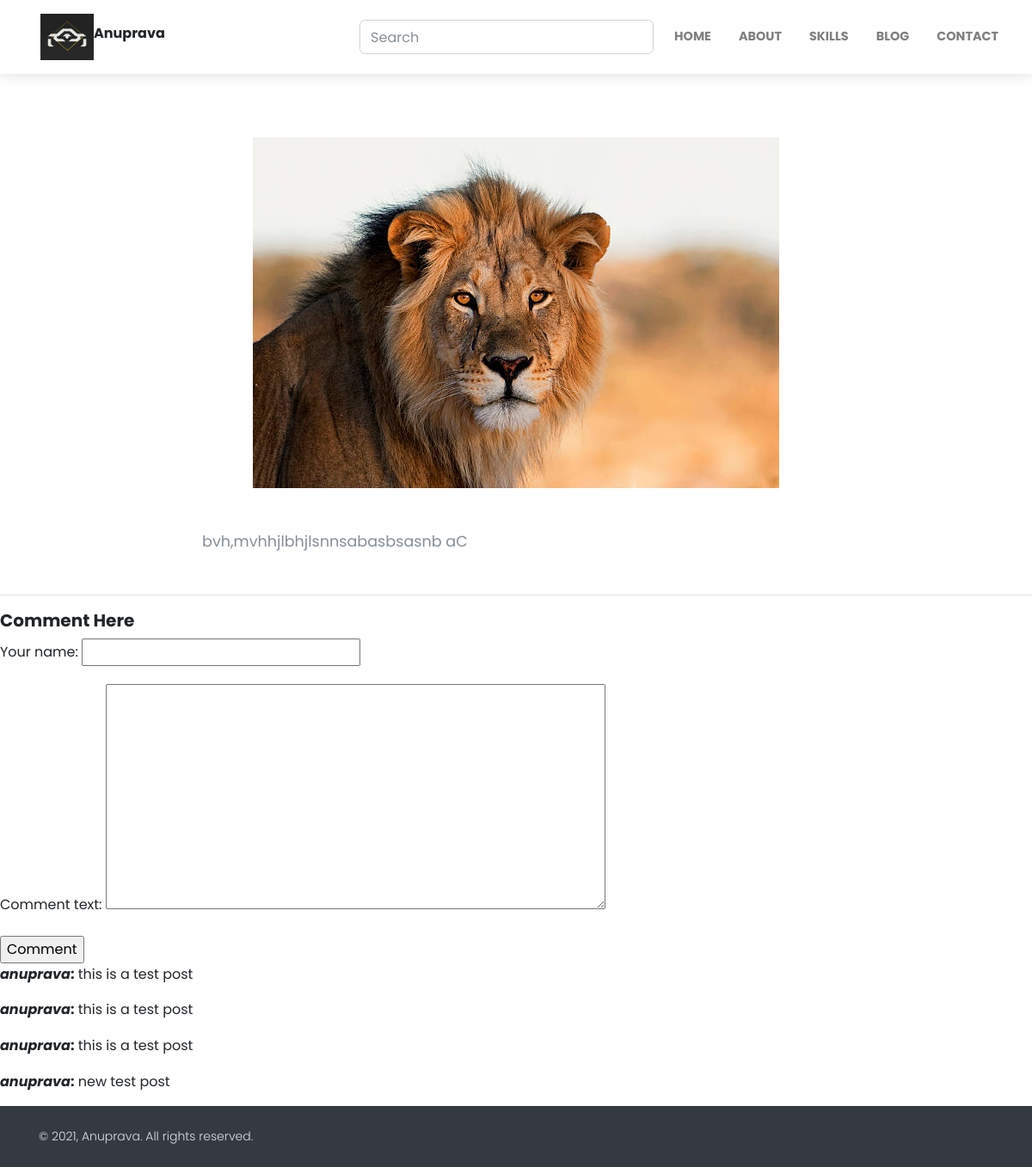
Before: /blog-detail/another-post-at-the-end with the older database file.
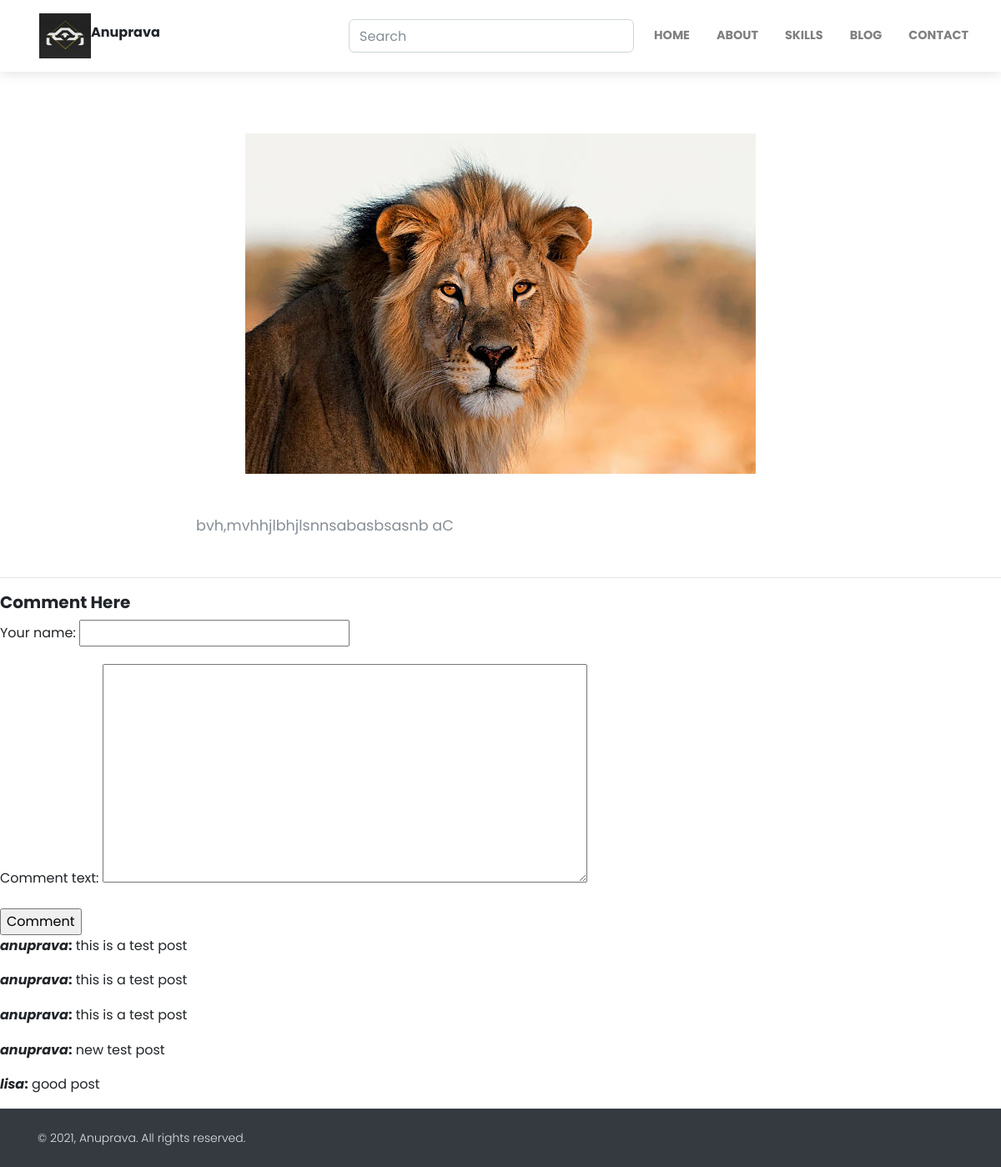
After: the same page with the newer database file.
### home/models.py (models this page shows, shortened)
class CommentModel(models.Model):
    your_name = models.CharField(max_length=20)
    comment_text = models.TextField()
    blog = models.ForeignKey('BlogModel', on_delete=models.CASCADE, related_name='comments')
    created = models.DateTimeField(auto_now_add=True)
    approved = models.BooleanField(default=True)
    def approved(self):
        self.approved = True
        self.save()

### home/views.py (the view)
# urls.py: path('blog-detail/<slug>' , views.blog_detail , name="blog_detail"),
def blog_detail(request , slug):
    context = {}
    try:
        blog_obj = BlogModel.objects.filter(slug = slug).first()
        comments = CommentModel.objects.filter(blog = blog_obj)
    except Exception as e:
        print(e)
    if request.method == 'POST':
        form = CommentForm(request.POST)
        if form.is_valid():
            comment = form.save(commit=False)
            comment.blog = blog_obj
            comment.save()
            return redirect('blog_detail', slug=blog_obj.slug)
    else:
        form = CommentForm()
    context = {
            'blog_obj':blog_obj,
            'form':form,
            'comments':comments,
        }
    return render(request , 'blog_detail.html' , context)

### home/forms.py (shortened to what this page needs)
class CommentForm(forms.ModelForm):
    class Meta:
        model = CommentModel
        fields =('your_name', 'comment_text')

### templates/blog_detail.html (shortened to what this page needs)
{% extends "base.html" %}
{% block start %}
<section>
    <div class="container">
        <div class="row text-center">
            <div class="col-xl-10 mx-auto"><img class="img-fluid mb-5"
                    src="/media/{{blog_obj.image}}"
                    alt=""></div>
        </div>
        <div class="row">
            <div class="col-xl-8 col-lg-10 mx-auto">
                <div class="text-content">
                    {{blog_obj.content|safe}}
                </div>
            </div>
        </div>
    </div>
</section>
<hr>
<form method="post">
    <h5> Comment Here</h5>
    {{form.as_p}}
    <input type ="submit" value="Comment">
</form>
{%for comment in comments%}
<p><strong><i>{{comment.your_name}}</i>:</strong> {{comment.comment_text}}</p>
{%endfor %}
{% endblock %}

Changed rows visible on the page:
added CommentModel: your_name "lisa", comment_text "good post"
